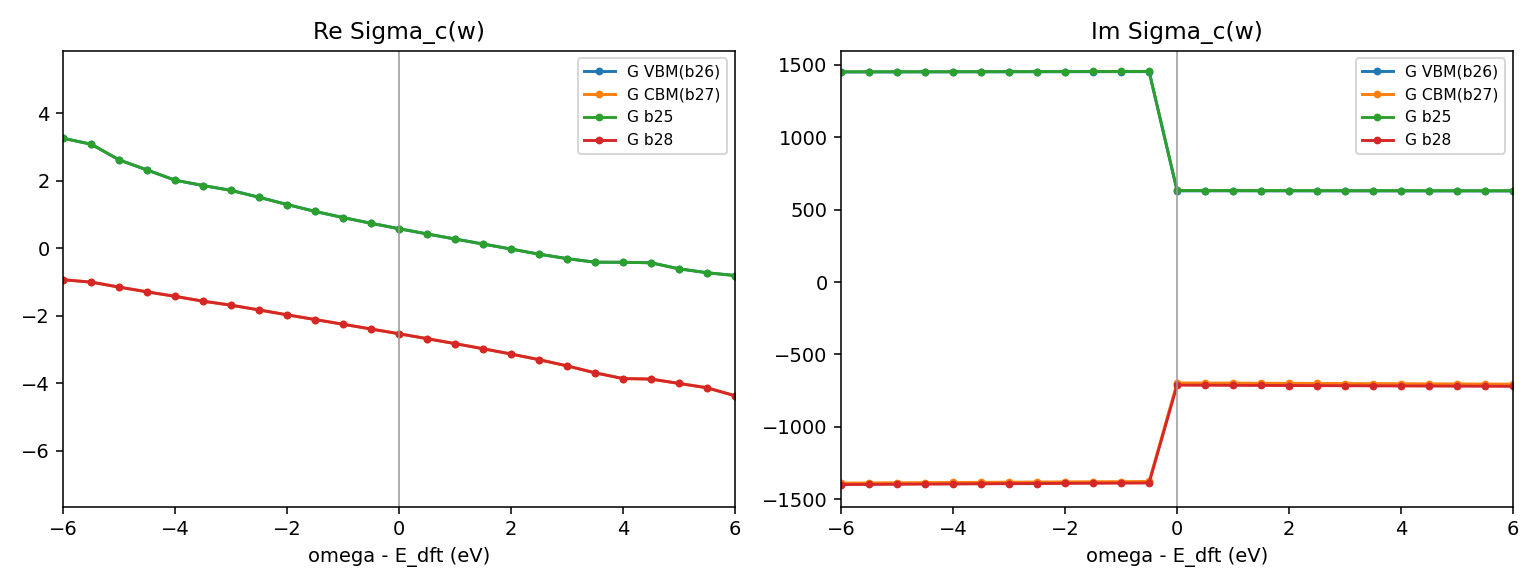

The script that saved this image:
"""Read Sigma_c(omega) from sigma_mnk.h5 and examine behavior across omega=0
(the on-shell point) for near-gap Gamma states — is it a smooth sharp pole or a
genuine discontinuity? omega grid is -10..+10 eV, 0.5 step, RELATIVE to E_dft."""
import numpy as np, h5py
import matplotlib; matplotlib.use("Agg"); import matplotlib.pyplot as plt

H5 = ("/pscratch/sd/j/jackm/lorrax_sandbox/runs/MoS2/A_bse_figures_2026-07-20/"
      "00_lorrax_gw_gnppm/sigma_mnk.h5")
f = h5py.File(H5, "r")
w = np.asarray(f["omega_ev"][:], float)                       # (41,)
Sc = f["sigma_c_kij_ev"]                                       # (41,36,100,100) compound{r,i}
i0 = int(np.argmin(np.abs(w)))                                 # omega=0 index
print(f"[grid] {w.size} pts, omega=0 at index {i0} (w={w[i0]}), dw={w[1]-w[0]}")

def get(k, n):
    a = Sc[:, k, n, n]                                         # structured {r,i} or complex
    if a.dtype.names:
        return a["r"] + 1j * a["i"]
    return a.astype(complex)

states = [(0, 25, "G VBM(b26)"), (0, 26, "G CBM(b27)"),
          (0, 24, "G b25"), (0, 27, "G b28")]
fig, ax = plt.subplots(1, 2, figsize=(11, 4.2), dpi=140)
for k, n, lab in states:
    s = get(k, n)
    print(f"\n[{lab}] Sigma_c(omega) around on-shell omega=0:")
    for i in range(i0 - 3, i0 + 4):
        print(f"   w={w[i]:+4.1f}  Re={s[i].real:+11.4f}  Im={s[i].imag:+13.4f}")
    jumpR = abs(s[i0 + 1].real - s[i0 - 1].real)
    flip = np.sign(s[i0 - 1].real) != np.sign(s[i0 + 1].real)
    onshell_vs_neighbors = s[i0].real - 0.5 * (s[i0 - 1].real + s[i0 + 1].real)
    print(f"   |ReSc(+0.5)-ReSc(-0.5)|={jumpR:.4f} eV; Re sign-flip across 0: {flip}; "
          f"onshell(0) - mean(+-0.5) = {onshell_vs_neighbors:+.4f} eV")
    ax[0].plot(w, s.real, marker=".", label=lab)
    ax[1].plot(w, s.imag, marker=".", label=lab)
for a, t in zip(ax, ("Re Sigma_c(w)", "Im Sigma_c(w)")):
    a.axvline(0, color="0.6", lw=.8); a.set_xlabel("omega - E_dft (eV)")
    a.set_title(t); a.legend(fontsize=8); a.set_xlim(-6, 6)
fig.tight_layout()
out = ("/pscratch/sd/j/jackm/lorrax_sandbox/runs/MoS2/A_bse_figures_2026-07-20/"
       "_sigcheck/sigc_omega.png")
fig.savefig(out); print(f"\n[saved] {out}")
